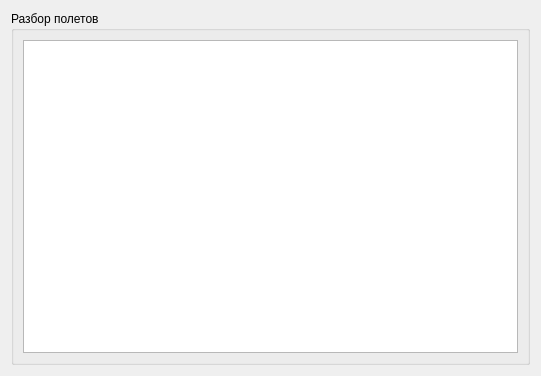
<?xml version="1.0" encoding="UTF-8"?>
<ui version="4.0">
 <class>PacketInfoWindows</class>
 <widget class="QDialog" name="PacketInfoWindows">
  <property name="geometry">
   <rect>
    <x>0</x>
    <y>0</y>
    <width>541</width>
    <height>376</height>
   </rect>
  </property>
  <property name="windowTitle">
   <string>Dialog</string>
  </property>
  <layout class="QVBoxLayout" name="verticalLayout_2">
   <item>
    <widget class="QGroupBox" name="groupBox">
     <property name="title">
      <string>Разбор полетов</string>
     </property>
     <layout class="QVBoxLayout" name="verticalLayout">
      <item>
       <widget class="QTextEdit" name="textEdit"/>
      </item>
     </layout>
    </widget>
   </item>
  </layout>
 </widget>
 <resources/>
 <connections/>
</ui>
